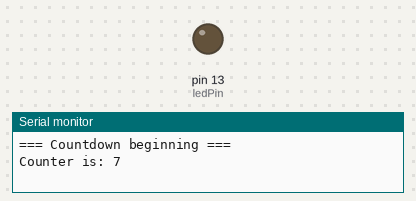
Simulated run of this sketch. Board: Arduino Uno, built with avr-gcc and run on an emulated ATmega328P. On the bench: output pins drawn as LEDs (lit = HIGH), the last lines printed to the serial monitor.

Above: at 0.1 s.
At 7.9 s:
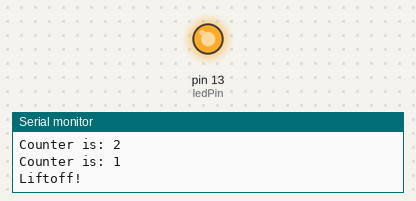
Timing chart, 0 to 9.5 s (numbered marks = the images above):
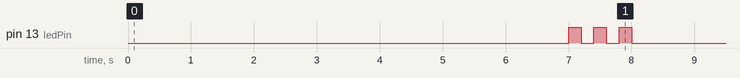

The sketch:

task4.ino
```cpp
int ledPin = 13;

void setup() {
    pinMode(ledPin, OUTPUT);
    Serial.begin(9600);

    Serial.println("=== Countdown beginning ===");

    int counter = 7;

    while (counter > 0) {
        Serial.print("Counter is: ");
        Serial.println(counter);

        delay(1000);
        counter = counter - 1;
    }

    Serial.println("Liftoff!");

     int blinkCount = 3;

  while (blinkCount > 0) {
    digitalWrite(ledPin, HIGH);
    delay(200);
    digitalWrite(ledPin, LOW);
    delay(200);

    blinkCount = blinkCount -1;
  }
}
void loop() {

}
```
